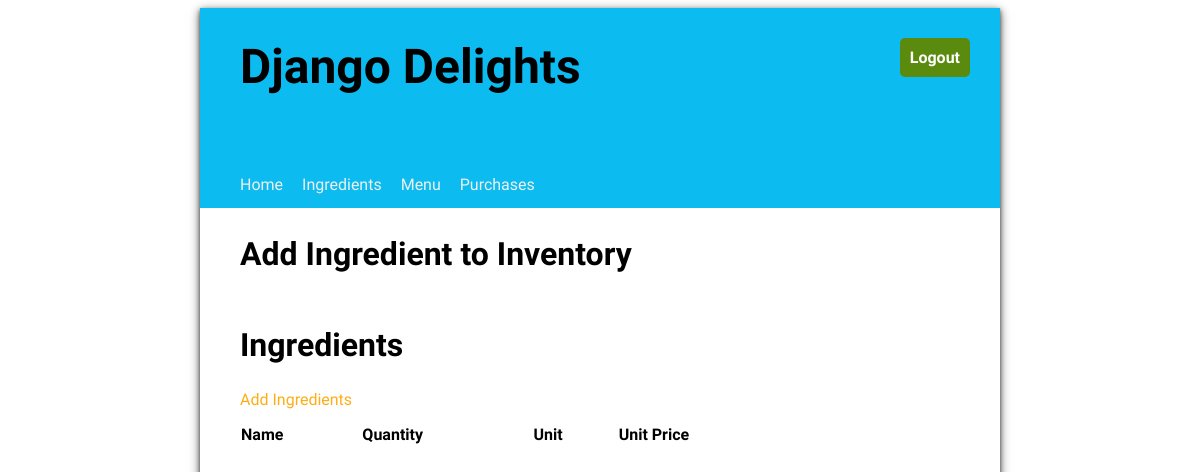
Page /ingredient/list (signed in) on the earlier database version.
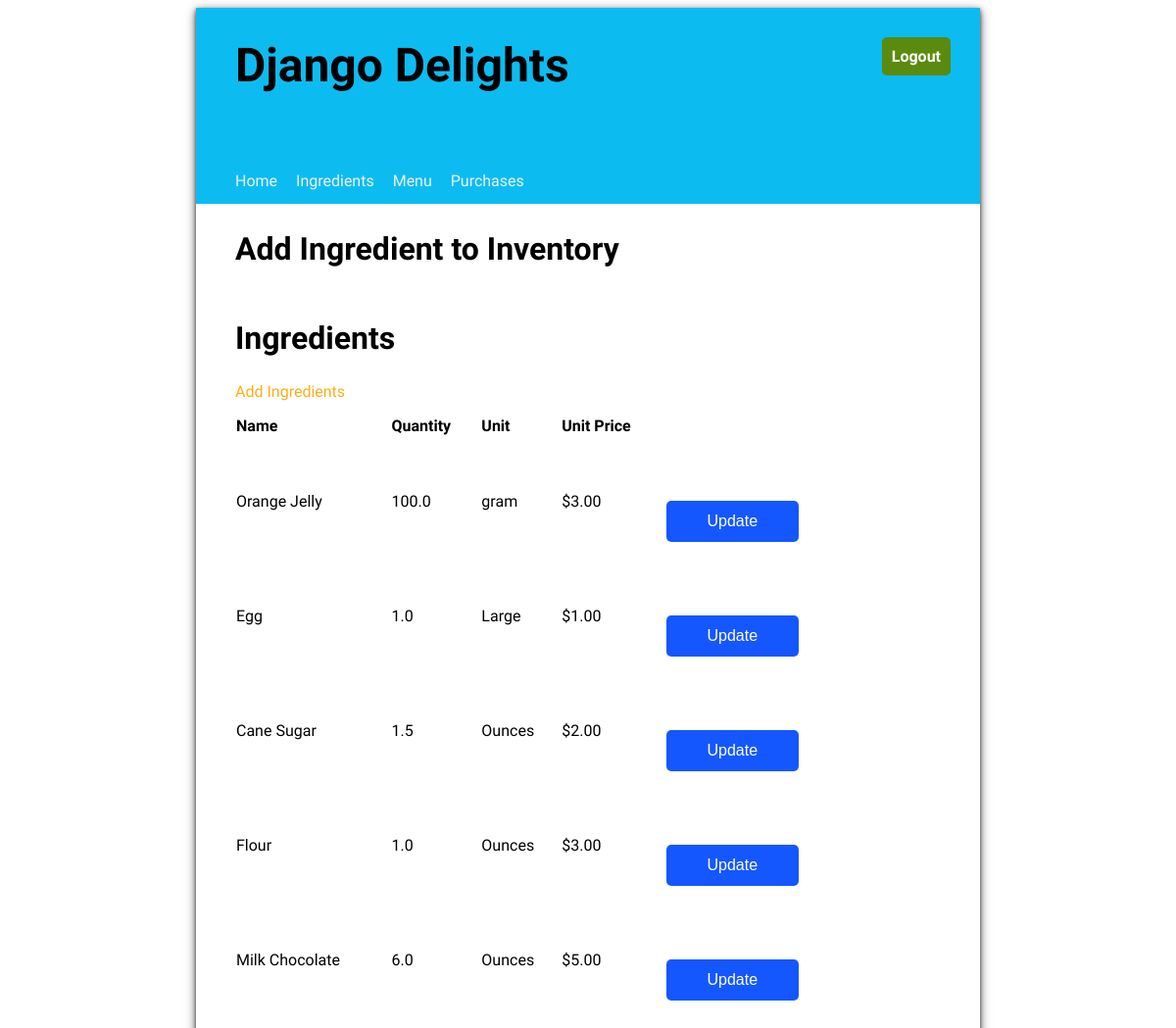
Same page on the later database version.
### inventory/models.py (models this page shows, shortened)
class Ingredient(models.Model):
    name = models.CharField(max_length=100)
    quantity = models.FloatField(default=1)
    unit = models.CharField(max_length= 100)
    unit_price = models.FloatField(default = 0.00)

### inventory/views.py (the view)
# urls.py: path("ingredient/list", views.IngredientList.as_view(), name = "ingredientlist"),
class IngredientList(LoginRequiredMixin, ListView):
    model = Ingredient
    template_name = "ingredient_list.html"

### inventory/templates/inventory/ingredient_list.html
{% extends 'base.html' %}
{% load static %}
{% block content %}
    <h2>Add Ingredient to Inventory</h2>
    <div>
        <h2>Ingredients</h2>
        <a href = "{% url 'createingredient' %}">Add Ingredients</a>
        <table class="inventory-table">
            <thead>
                <tr>
                    <th>Name</th>
                    <th>Quantity</th>
                    <th>Unit</th>
                    <th>Unit Price</th>
                </tr>
            </thead>
            <tbody>
            {% for ingredient in ingredient_list %}
                <tr>
                    <td>{{ ingredient.name }}</td>
                    <td>{{ ingredient.quantity }}</td>
                    <td>{{ ingredient.unit }}</td>
                    <td class="price">${{ ingredient.unit_price|stringformat:".2f" }}</td>
                    <td><a href="{% url 'updateingredient' ingredient.id %}"><button>Update</button></a></td>
                </tr>
            {% endfor %}
            </tbody>
        </table>
    </div>
{% endblock %}

Differences in the rows shown:
added Ingredient: name "Orange Jelly", quantity "100.0", unit "gram", unit_price "3.00"
added Ingredient: name "Egg", quantity "1.0", unit "Large", unit_price "1.00"
added Ingredient: name "Cane Sugar", quantity "1.5", unit "Ounces", unit_price "2.00"
added Ingredient: name "Flour", quantity "1.0", unit "Ounces", unit_price "3.00"
added Ingredient: name "Milk Chocolate", quantity "6.0", unit "Ounces", unit_price "5.00"
